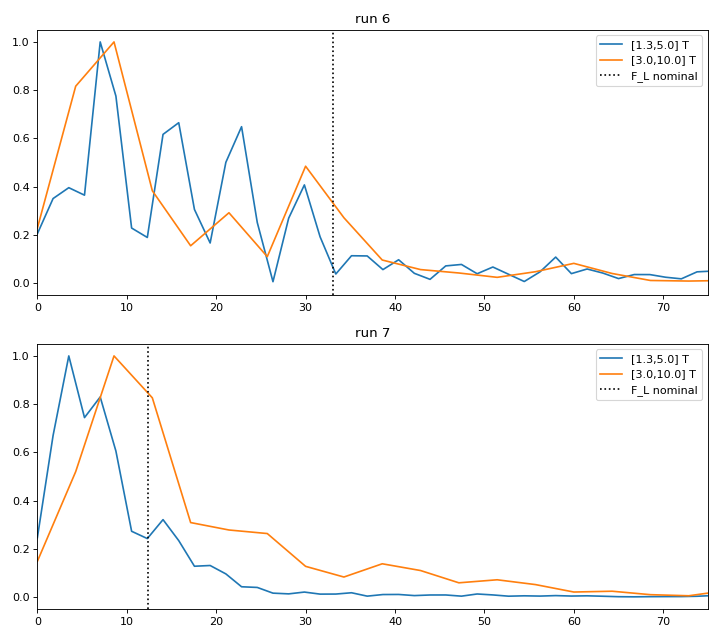

Write the Python code that produced this figure.
import numpy as np, matplotlib; matplotlib.use("Agg"); import matplotlib.pyplot as plt
from scipy.signal import find_peaks
from hera.analysis import open_run, resolve_channels, sdh_fft
def load(rid):
    r = open_run(f"data/{rid}"); ch = {c.cid: c for c in resolve_channels(r.meta)}
    B = r.col_at(1); R = np.abs((r.col("sr1_X")/ch["sr1"].gain)/(r.col("sr0_X")/ch["sr0"].gain)); o = np.argsort(B); return B[o], R[o]
fig, ax = plt.subplots(2, 1, figsize=(9, 8))
for k, (rid, n) in enumerate(((6, 3.2), (7, -1.2))):
    B, R = load(rid); FL = abs(n)*1e16*6.62607e-34/(4*1.602177e-19)
    print(f"run {rid}: nominal n {n:+.1f}e12 -> F_L {FL:.1f} T")
    for (lo, hi) in ((1.0, 3.0), (1.3, 5.0), (1.0, 10.0), (3.0, 10.0), (5.0, 10.0)):
        for lg in (False,):
            f, S = sdh_fft(R[:, None], B, b_range=(lo, hi), nfft=8192, bg_degree=4, log=lg); S = S[0]
            sel = (f > 2) & (f < 75); pk, _ = find_peaks(S[sel], prominence=0.1*S[sel].max())
            res = 1/(1/lo - 1/hi)
            print(f"  [{lo:.1f},{hi:.1f}] T (dF {res:.1f} T): " + ", ".join(f"{f[sel][p]:.1f}({S[sel][p]/S[sel].max():.2f})" for p in pk))
            if (lo, hi) in ((1.3, 5.0), (3.0, 10.0)):
                ax[k].plot(f, S/S.max(), label=f"[{lo},{hi}] T")
    ax[k].axvline(FL, color="k", ls=":", label="F_L nominal"); ax[k].set_xlim(0, 75); ax[k].legend(); ax[k].set_title(f"run {rid}")
fig.tight_layout(); fig.savefig("hera_scratch/sdh_windows.png", dpi=80)
# run 6: QH minima -> filling factors (density scale check)
B, R = load(6); m = (B > 1.5)
pk, _ = find_peaks(-R[m], prominence=15, distance=8)
Bm = B[m][pk]; print("run6 minima B:", np.round(Bm, 2), "R:", np.round(R[m][pk], 1))
n_true = 30.0*4*1.602177e-19/6.62607e-34/1e16; print(f"n from 30.0 T tone: {n_true:.3f}e12 (nominal 3.2 -> scale {n_true/3.2:.3f})")
print("nu = n h/(eB) at minima (n from 30 T tone):", np.round(n_true*1e16*6.62607e-34/1.602177e-19/Bm, 1))
